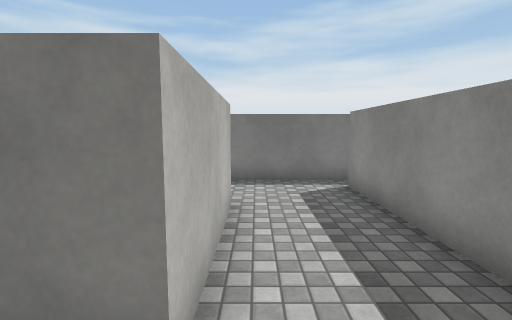
View 1 (above)

17 first-person views from a walk through a 3-D level made in the Unity game engine. The camera is 1.5 m above the floor, tilts 6° down and sees 85° across. The floor is counted in squares, 1 m on a side. Each view is taken from the middle of a square. On the plan, view 1 faces up. The plan holds only what a view shows up to about 14 squares ahead; the rest is blank. Surface patterns are stand-ins for the level's own textures.

View 2
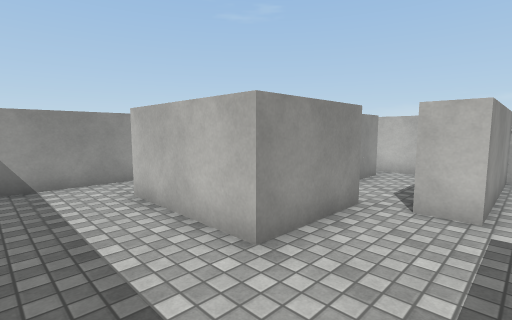

View 3
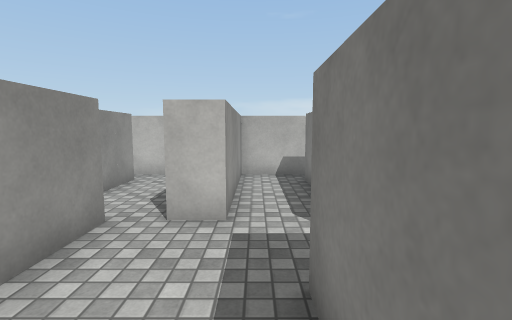

View 4
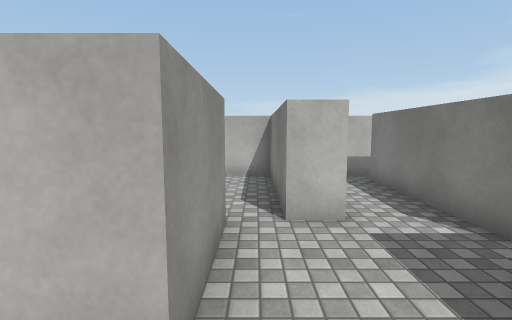

View 5
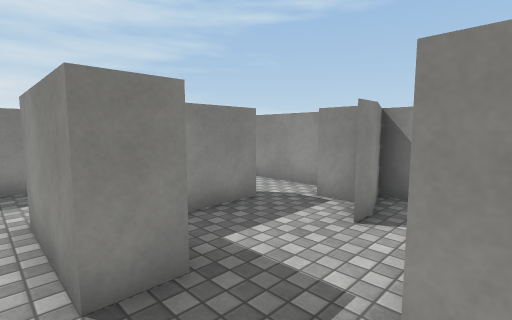

View 6
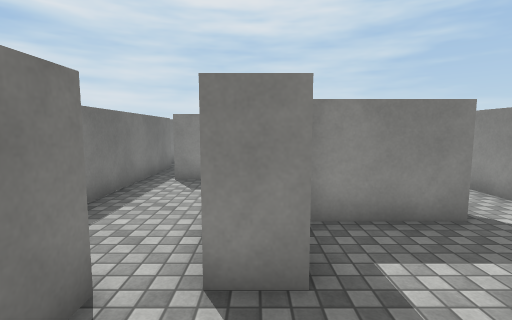

View 7
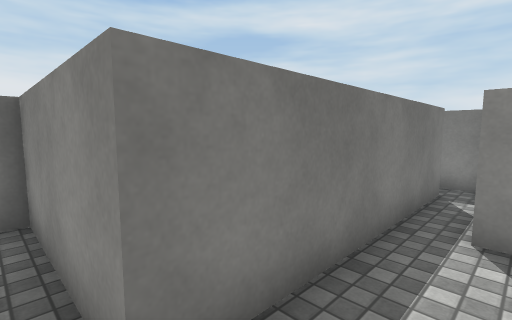

View 8
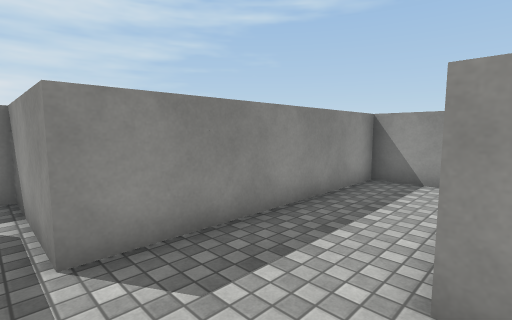

View 9
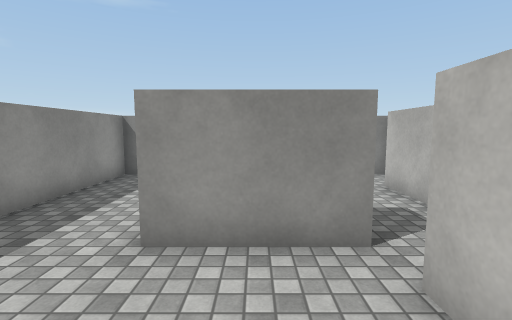

View 10
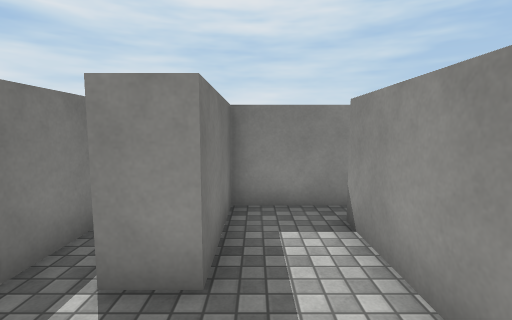

View 11
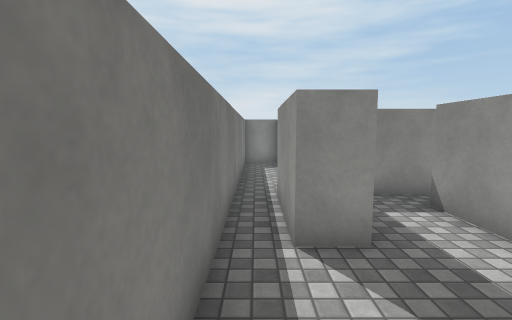

View 12
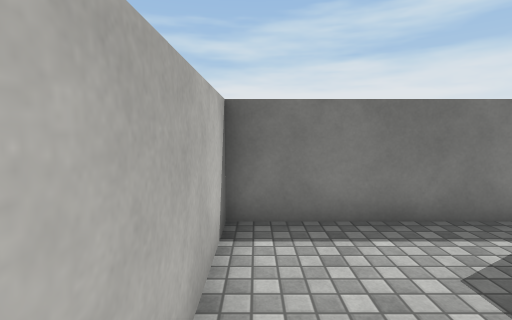

View 13
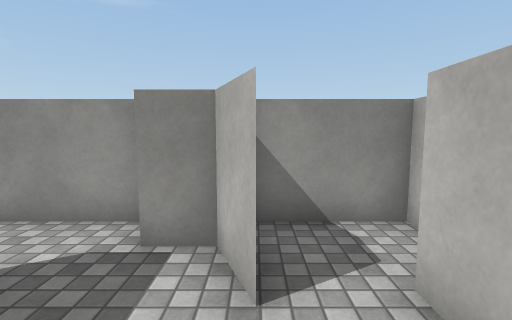

View 14
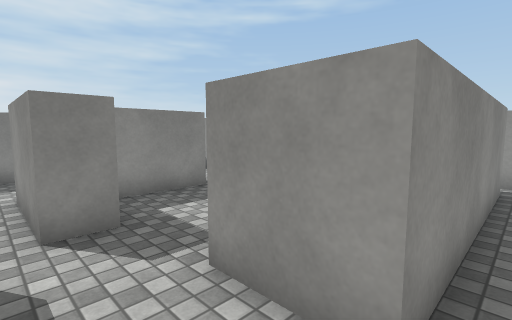

View 15
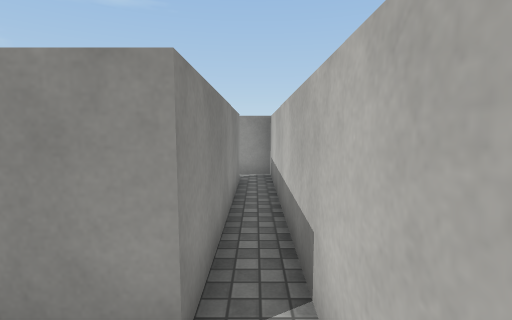

View 16
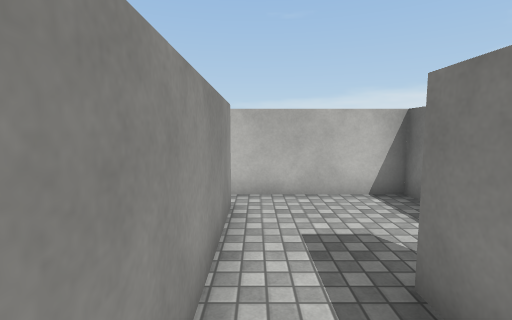

View 17
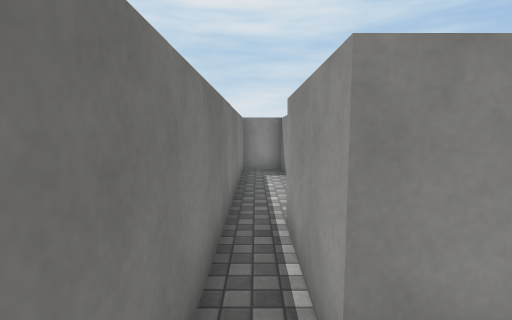

### Floor plan
Ten units are one square. View 1 is at (0, 0); x grows to the right and y downward. Boxes are objects, and circles mark ways between rooms. Rooms are numbered by the first view taken in them; rooms with no view inside come last. Other rooms are left out.
<svg viewBox="-90 -150 160 190">
<path fill="none" stroke="#000" d="M-35 -55 -5 -55 -5 -15 -15 -15M-26 -95 -75 -95M-21 5 25 5 25 -75 65 -75 65 -89M56 -85 -15 -85 -15 -105M-85 -105 -85 -75 -36 -75 -36 -65 -46 -65M-40 -18 -35 -5 -25 -5M-35 -44 -35 -55M-55 -35 -55 -15M-15 -15 -15 -41M-46 -65 -75 -65M-75 -42 -55 -42M-45 -125 -45 -135 -15 -135M-75 -105 -45 -105M30 -130 49 -130 47 -145M42 -145 -85 -145 -85 -105M-75 25 -75 -42M-75 -65 -85 -65 -85 35 -74 35M-45 -105 -25 -105M-15 -105 -15 -125 -45 -125M-66 5 -35 5 -40 -10 -40 -18"/>
<circle cx="-10" cy="-5" r="3" fill="#2a7"/>
<circle cx="-40" cy="-60" r="3" fill="#2a7"/>
<circle cx="-80" cy="-100" r="3" fill="#2a7"/>
<circle cx="-20" cy="-100" r="3" fill="#2a7"/>
<circle cx="-65" cy="-55" r="3" fill="#2a7"/>
<circle cx="-50" cy="-20" r="3" fill="#2a7"/>
<circle cx="-35" cy="-115" r="3" fill="#2a7"/>
<text x="-10" y="-60">1</text>
<text x="-40" y="-30">2</text>
<text x="-50" y="-130">3</text>
<text x="-80" y="-10">4</text>
<text x="-30" y="-120">5</text>
<text x="-60" y="-10">6</text>
</svg>
Room 1 opens to room 2. Room 1 opens to room 3. Room 1 opens to room 5. Room 2 opens to room 4. Room 2 opens to room 6. Room 3 opens to room 5.

Where each view was taken, in squares from view 1:
view 1: 0 up, 0 right, facing up
view 2: 8 up, 2 right, facing down-left
view 3: 8 up, 1 right, facing left
view 4: 6 up, 1 right, facing left
view 5: 6 up, 6 left, facing down-right
view 6: 5 up, 6 left, facing right
view 7: 7 up, 2 left, facing up-right
view 8: 8 up, 1 left, facing down-right
view 9: 9 up, 2 left, facing down
view 10: 12 up, 7 left, facing right
view 11: 14 up, 8 left, facing right
view 12: 10 up, 8 left, facing up
view 13: 4 up, 4 left, facing down
view 14: 6 up, 8 left, facing down-right
view 15: 6 up, 8 left, facing down
view 16: 11 up, 2 left, facing left
view 17: 14 up, 6 left, facing right
